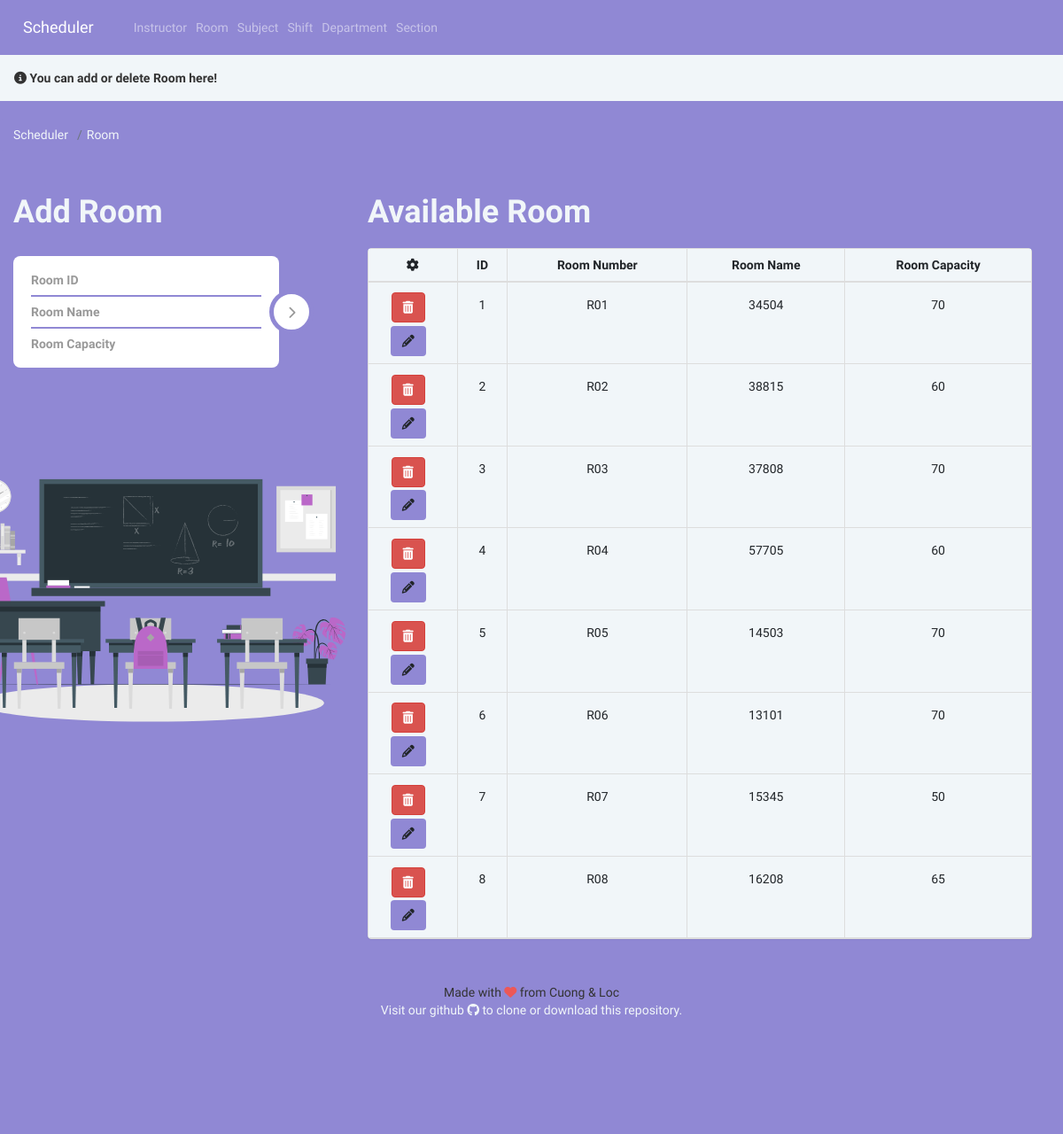
Page /add_room/ on the committed database.
### Schedule/models.py (models this page shows, shortened)
class Room(models.Model):
    r_number = models.CharField(max_length=5)
    r_name = models.CharField(max_length=5)
    seating_capacity = models.IntegerField(default=0)

### Schedule/views.py (the view, shortened to what this page needs)
# urls.py: path('add_room/', views.add_room, name='addrooms'),
def add_room(request):
    dup = ''
    form = RoomForm(request.POST or None)
    if dup == True:
        messages.error(request, "Duplicated Room's Id or Name!")
        context = {
            'form': form,
            'dup': True,
            'room': Room.objects.all()
        }
    else:
        messages.info(request, "You can add or delete Room here!")
        context = {
            'form': form,
            'dup': '',
            'room': Room.objects.all()
        }
    return render(request, 'room.html', context)

### Schedule/forms.py (shortened to what this page needs)
class RoomForm(ModelForm):
    class Meta:
        model = Room
        fields = [
            'r_number',
            'r_name',
            'seating_capacity'
        ]

### Schedule/templates/room.html (shortened to what this page needs)
{% extends 'base.html' %}
{% load static %}
{% block content %}
{% if messages %}
{% for message in messages  %}
{% if message.level == DEFAULT_MESSAGE_LEVELS.INFO %}
<div class="alert" style="margin-top: -20px; background-color: #f1f6f9; border-radius: 0px" role="alert"><i
    class="fa fa-info-circle"></i>&nbsp;<strong>{{ message }}</strong></div>
{% endif %}
{% endfor %}
{% endif %}
<nav aria-label="breadcrumb" >
	<ol class="breadcrumb" style="background-color: #9088d4">
	  <li class="breadcrumb-item"><a href="{% url 'home' %}" >Scheduler</a></li>
	  <li class="breadcrumb-item active" aria-current="page" style="color: #f1f6f9;">Room</li>
	</ol>
</nav>
<head>
  <link rel="stylesheet" type="text/css" href="{% static 'CSS/roomlist.css' %}">
  <link rel="stylesheet" type="text/css" href="{% static 'CSS/table.css' %}">
  <link rel="stylesheet" type="text/css" href="{% static 'CSS/style.css' %}">
  <link href="//netdna.bootstrapcdn.com/font-awesome/3.2.1/css/font-awesome.css" rel="stylesheet">
</head>
<body>
  <div class="container">
    <div class="row" style="justify-content: left;">
      <div class="col-sm-4">
        <div style="margin-left: -20px;">
          <h1 class="logo text-left">Add Room</h1>
          <div class="login-form-1">
            <form id="login-form" class="text-left" method="post">
              <div class="main-login-form">
                <div class="login-group">
                  <div class="form-group">
                    <input type="text" class="form-control" id="r_number" name="r_number" placeholder="Room ID"
                      required>
                  </div>
                  <div class="form-group">
                    <input type="text" class="form-control" id="r_name" name="r_name" placeholder="Room Name" required>
                  </div>
                  <div class="form-group">
                    <input type="text" class="form-control" id="seating_capacity" name="seating_capacity"
                      placeholder="Room Capacity" required>
                  </div>
                </div>
                <button type="submit" class="login-button"><i class="fa fa-chevron-right"></i></button>
              </div>
            </form>
          </div>
        </div>
        <div style="margin-left: -100px; margin-top: 100px;">
          <div>
            <img src="{% static 'image/classroom1.svg' %}">
          </div>
        </div>
      </div>
      <div class="col-sm-8" >
        <h1 class="logo">Available Room</h1>
        <div class="panel panel-default panel-table" style="text-align: center;">
          <div class="panel-body" style="padding: 0px;">
            <table class="table table-bordered table-list " style="background-color: #f1f6f9;">
              <thead>
                <tr style="text-align-last: center;">
                  <th><em class="fa fa-cog"></em></th>
                  <th class="hidden-xs">ID</th>
                  <th>Room Number</th>
                  <th>Room Name</th>
                  <th>Room Capacity</th>
                </tr>
              </thead>
              <tbody>
                {%  for r in room  %}
                <tr>
                  <td align="center">
                    <form action="{% url 'deleterooms' r.id %}" method="post">
                      <button type="submit" class="btn btn-danger"><em class="fa fa-trash"></em></button>
                    </form>
                    <form action="{% url 'updaterooms' r.id %}" method="get">
                      <button type="button" class="btn" style="background-color: #9088d4;" data-toggle="modal"
                        data-target="#modal-default{{r.id}}"><em class="fa fa-pencil"></em></button>
                    </form>
                  </td>
                  <td class="hidden-xs">{{  r.id  }}</td>
                  <td>{{ r.r_number }}</td>
                  <td>{{ r.r_name }}</td>
                  <td>{{ r.seating_capacity }}</td>
                </tr>
                {%  endfor  %}
              </tbody>
            </table>
          </div>
        </div>
      </div>
</body>
{% endblock %}

### Schedule/static/CSS/style.css (style rules this page uses)
* { margin: 0; padding: 0; box-sizing: border-box; font-family: 'Concert One', cursive; }
html { scroll-behavior: smooth; }
a { text-decoration:none; }
button { border-style:none; }
.logo { top:0px; position: relative; }
form { margin-top: 3%; margin-right: 12%; }
.table2 td, th { border-radius: 2px; padding: 10px 20px; }
.table1 td, th { border-top: 1px solid #ECF0F1; padding: 10px; }
.container { padding-bottom: 100px; }

### Schedule/static/CSS/room.css (style rules this page uses)
html, body { background: #9088d4; font-family: 'Concert One', cursive; }
a { color: #f1f6f9; transition: all ease-in-out 200ms; }
.login-form-1 { max-width: 300px; border-radius: 5px; display: inline-block; }
.main-login-form { position: relative; }
.login-form-1 .form-control { border: 0; box-shadow: 0 0 0; border-radius: 0; background: transparent; color: #555555; padding: 7px 0; font-weight: bold; height:auto; }
.login-form-1 .form-group { margin-bottom: 0; border-bottom: 2px solid #9088d4; padding-right: 20px; position: relative; }
.login-form-1 .form-group:last-child { border-bottom: 0; }
.login-group { width: 300px; background: #ffffff; color: #999999; border-radius: 8px; padding: 10px 20px; }
.login-form-1 .login-button { position: absolute; right: -75px; top: 50%; background: #ffffff; color: #999999; padding: 11px 0; width: 50px; height: 50px; margin-top: -25px; border: 5px solid #9088d4; border-radius: 50%; transition: all ease-in-out 500ms; }
.logo { padding: 10px 0; color: #f1f6f9; font-weight: bold; }

### Schedule/static/CSS/roomlist.css (style rules this page uses)
div [class^="col-"] { padding-left:5px; padding-right:5px; }

### Schedule/static/CSS/table.css (style rules this page uses)
.panel-table .panel-body { padding:0px !important; }
.panel-table .panel-body .table-bordered { border-style: none; margin:0; }
.panel-table .panel-body .table-bordered > thead > tr > th:first-of-type { text-align:center; width: 100px; }
.panel-table .panel-body .table-bordered > thead > tr > th:last-of-type, .panel-table .panel-body .table-bordered > tbody > tr > td:last-of-type { border-right: 0px; }
.panel-table .panel-body .table-bordered > thead > tr > th:first-of-type, .panel-table .panel-body .table-bordered > tbody > tr > td:first-of-type { border-left: 0px; }
.panel-table .panel-body .table-bordered > tbody > tr:first-of-type > td { border-bottom: 0px; }
.panel-table .panel-body .table-bordered > thead > tr:first-of-type > th { border-top: 0px; }
.panel-table .panel-body .table-bordered > tbody > tr > td { line-height: 34px; }

### rows in the picture
Room: id "1", r_number "R01", r_name "34504", seating_capacity "70"
Room: id "2", r_number "R02", r_name "38815", seating_capacity "60"
Room: id "3", r_number "R03", r_name "37808", seating_capacity "70"
Room: id "4", r_number "R04", r_name "57705", seating_capacity "60"
Room: id "5", r_number "R05", r_name "14503", seating_capacity "70"
Room: id "6", r_number "R06", r_name "13101", seating_capacity "70"
Room: id "7", r_number "R07", r_name "15345", seating_capacity "50"
Room: id "8", r_number "R08", r_name "16208", seating_capacity "65"

### other values in the picture
{{ message }} "You can add or delete Room here!"
